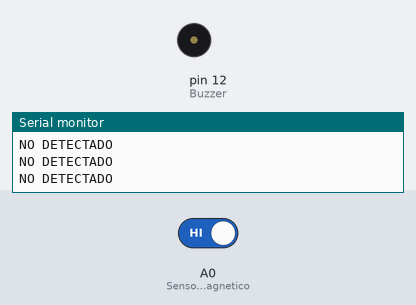
The sketch below on a simulated Arduino Uno, built with avr-gcc and run on an emulated ATmega328P. Parts: buzzer (waves = sounding, pin HIGH), the last lines printed to the serial monitor. The test bench sets the inputs (shaded band); at power-on: A0 (Sensor_Magnetico) HIGH.

Above: at 1.4 s.
1.5 s: A0 (Sensor_Magnetico) driven LOW
At 4.4 s:
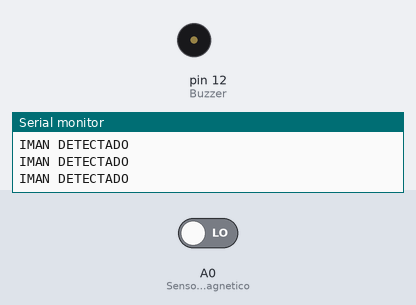
4.5 s: A0 (Sensor_Magnetico) driven HIGH
At 5.4 s:
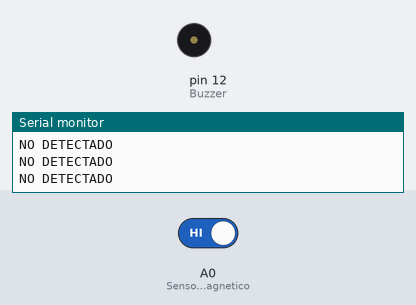
Timing chart, 0 to 7.5 s (numbered marks = the images above; inputs shaded):
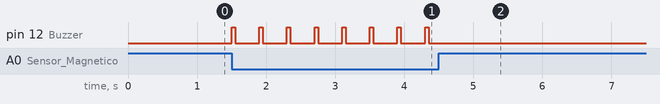

Measured:
- after the input at 1.5 s, pin 12 (Buzzer): alternates HIGH for 0.05 s and LOW for 0.35 s, starting at once
- after the input at 4.5 s, pin 12 (Buzzer): stops changing and stays LOW

The sketch:

Magnetico.ino
```cpp
#define Sensor_Magnetico A0
#define Buzzer 12


void setup() {
  // put your setup code here, to run once:
  Serial.begin(9600);
  pinMode(Sensor_Magnetico, INPUT);
  pinMode(Buzzer, OUTPUT);

}

void loop() {
  // put your main code here, to run repeatedly:
  int detector = digitalRead(Sensor_Magnetico);

  if (detector == LOW){
    Serial.println("IMAN DETECTADO");
    digitalWrite(Buzzer, HIGH);
    delay(50);
    digitalWrite(Buzzer, LOW);
    delay(50);
  }else{
    Serial.println("NO DETECTADO");
    digitalWrite(Buzzer, LOW);
  }
  delay(300);
}
```
